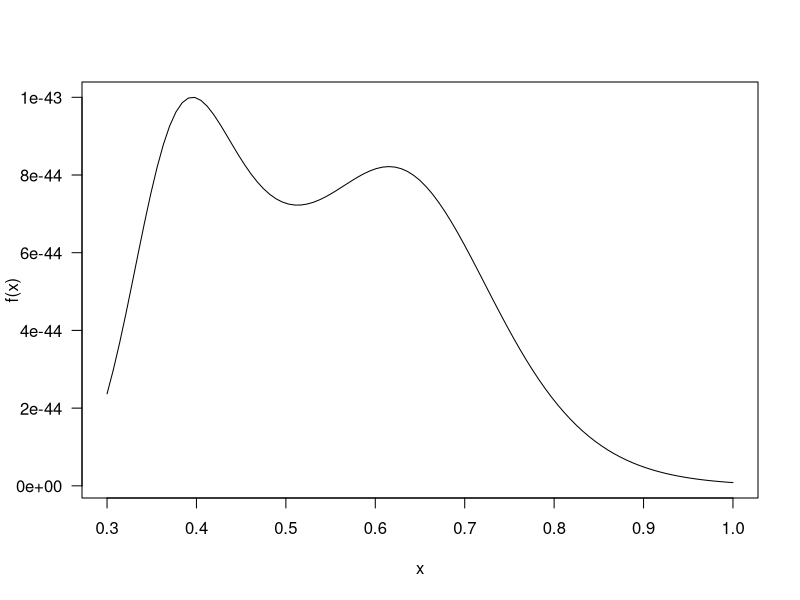
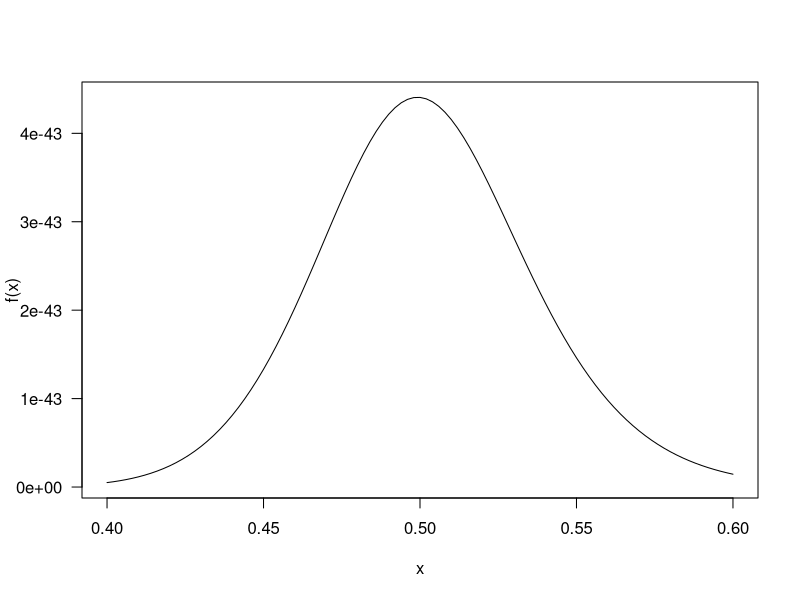
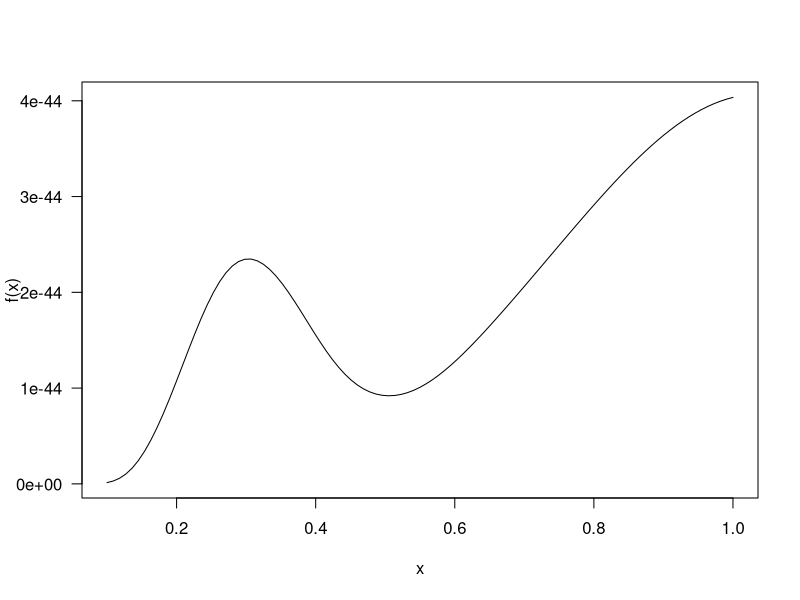

Source code (R) for these figures, in order:

dOLLBSP <- function(x, mu, sigma, nu, tau, log=FALSE) {
  if (any(x < 0)) 
    stop(paste("x must be positive", "\n", ""))
  if (any(mu <= 0 )) 
    stop(paste("mu must be positive", "\n", ""))
  if (any(sigma <= 0)) 
    stop(paste("sigma must be positive", "\n", ""))
  if (any(nu <= 0)) 
    stop(paste("nu must be positive", "\n", ""))
  if (any(tau <= 0)) 
    stop(paste("tau must be positive", "\n", ""))
  # To convert mu, sigma, nu and tau to original parameters
  alp <- mu
  bet <- sigma
  a   <- nu
  b   <- tau
  # Auxiliar variables 
  v <-  a^-1 * (sqrt(x/b) - 1/sqrt(x/b))
  k <- (2*a*exp(a^2)*sqrt(2*pi*b))^-1
  
  loglik <- log(alp*bet*k) - 1.5 * log(x) + log(x+b) - 
    (x/b + b/x)/(2*a^2) +
    (alp-1) * log(pnorm(v)) + (alp-1) * log(1-pnorm(v)) +
    bet * pnorm(v)^alp / (pnorm(v)^alp + (1-pnorm(v))^alp) -
    log(exp(bet) - 1) - 2 * log(pnorm(v)^alp + (1-pnorm(v))^alp)
  if (log == FALSE) 
    density <- exp(loglik)
  else 
    density <- loglik
  return(density)
}

curve(dOLLBSP(x, mu=0.25, sigma=0.5, nu=0.1, tau=0.5),
      from=0.3, to=1, ylab='f(x)', las=1)

integrate(dOLLBSP, lower=0.3, upper=1.0,
          mu=0.25, sigma=0.5, nu=0.1, tau=0.5)

curve(dOLLBSP(x, mu=1.5, sigma=0.1, nu=0.1, tau=0.5),
      from=0.4, to=0.6, ylab='f(x)', las=1) 

curve(dOLLBSP(x, mu=0.05, sigma=3.5, nu=0.1, tau=0.5),
      from=0.1, to=1, ylab='f(x)', las=1) 


